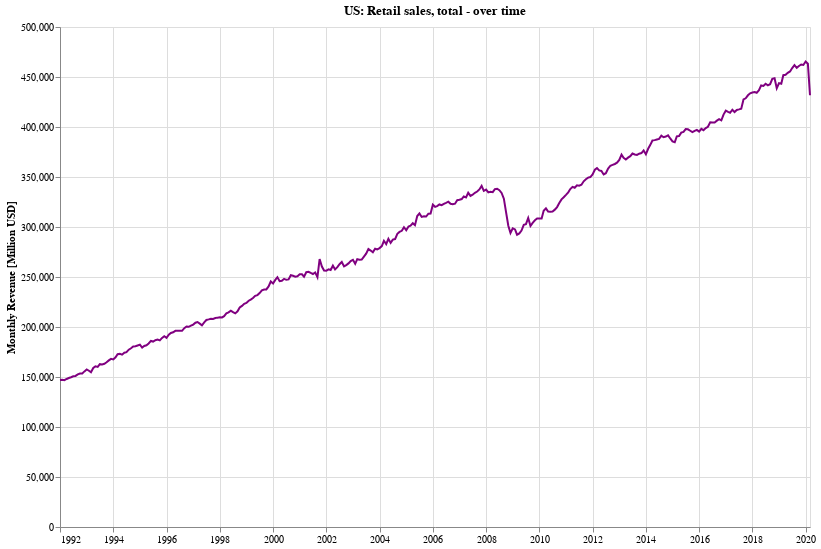

Write notebook code for a chart like this one.
### Markdown cell above
### What is the trend for retail sales revenue?

### Code cell
doLineChartFor('Retail sales, total', df_combined, 'Monthly Revenue [Million USD]')

### Figure 1 — Vega-Lite specification as saved in the notebook (floating-point values rounded to 4 significant figures; data arrays with more than 128 entries replaced by an {"elided": "..."} marker saying what was removed)
{"config": {"view": {"continuousWidth": 400, "continuousHeight": 300}}, "data": {"name": "data-fd2ea3bb986406a9496c16c796f9d53f"}, "mark": {"type": "line", "color": "purple"}, "encoding": {"tooltip": [{"type": "temporal", "field": "dt"}, {"type": "quantitative", "field": "Retail sales, total", "format": ",.0f", "title": "$"}], "x": {"type": "temporal", "axis": {"title": ""}, "field": "dt"}, "y": {"type": "quantitative", "axis": {"title": "Monthly Revenue [Million USD]"}, "field": "Retail sales, total"}}, "height": 500, "title": "US: Retail sales, total - over time", "width": 750, "$schema": "https://vega.github.io/schema/vega-lite/v4.0.2.json", "datasets": {"data-fd2ea3bb986406a9496c16c796f9d53f": {"elided": "339 records"}}}
